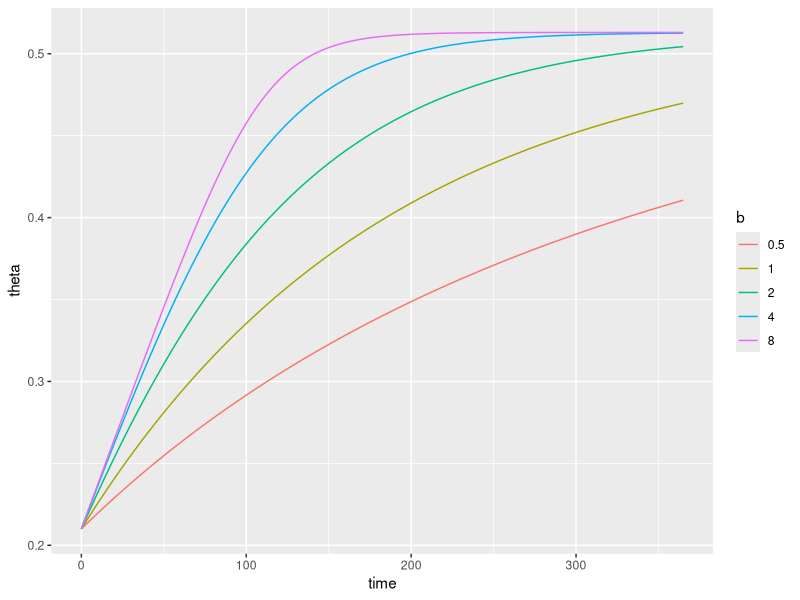
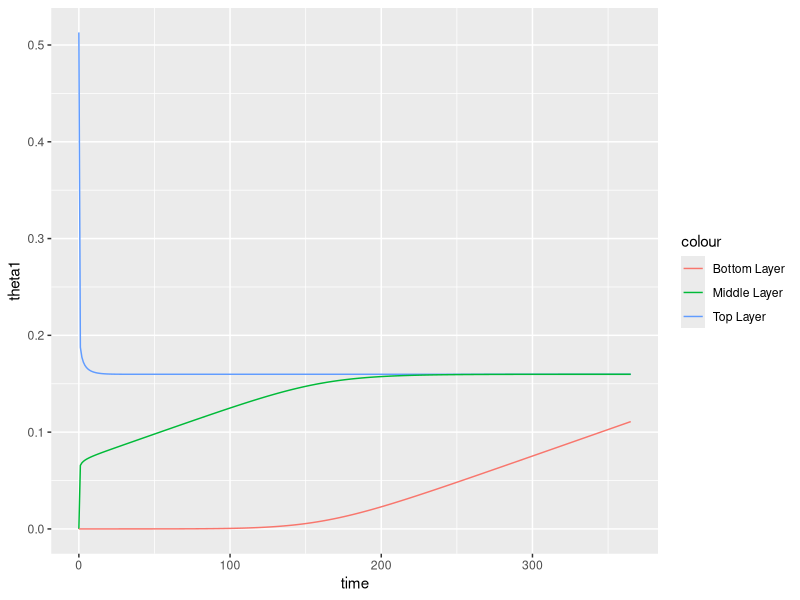

Reproduce these figures in R, in order. (Note: this script raises an error after producing the figures.)
## ---- chunk 1
knitr::opts_chunk$set(echo = TRUE)
## ---- chunk 2
library(tidyverse)
library(deSolve)
## ---- chunk 3
# Timestep
t <- seq(0,365, by = 1)

# Variables
theta_init <- c(theta=0.210)

# Model parameters
params <- 
  expand_grid(theta_sat = 0.513, 
            R  = 1000/365,
            b = c(1, 0.5, 2, 4, 8),
            z = 1000) %>%
        split(., .$b)

# Rates of change
theta_rates <- function(t, theta, params) {
  with(as.list(c(theta, params)), {
    
    dtheta_dt = (R*(1-(theta/theta_sat)^b))/z

    return(list(c(dtheta_dt)))
  })
}
## ---- chunk 4

logistic_solution <-
  map_dfr(
    params,
    ~ode(
    y = theta_init,
    times = t,
    func = theta_rates,
    parms = .x) %>%
  as.data.frame(), .id = "b")
## ---- chunk 5

logistic_solution %>% 
  ggplot(aes(time, theta, col=b)) +
  geom_line()

## ---- chunk 6
# Timestep
t <- seq(0,365, by = 1)

# Variables
theta_init <- c(theta1=0.513, theta2=0, theta3=0)

# Model parameters for silty loam (Landsberg)
params <- 
  expand_grid(theta_sat = 0.513, 
    R  = 1/365,
    #convert to day
    ksat = c(12.2*24),
    nk = 11.9
    ) %>%
        split(., .$ksat)

# Rates of change
theta_rates <- function(t, theta, params) {
  with(as.list(c(theta, params)), {
    dtheta1_dt = R - (ksat * (theta1/theta_sat)^nk)/0.1
    dtheta2_dt = ((ksat * (theta1/theta_sat)^nk) - (ksat * (theta2/theta_sat)^nk))/0.5
    dtheta3_dt = ((ksat * (theta2/theta_sat)^nk))/0.5
    return(list(c(dtheta1_dt,dtheta2_dt,dtheta3_dt)))
  })
}

## ---- chunk 7

logistic_solution <-
  map_dfr(
    params,
    ~ode(
    y = theta_init,
    times = t,
    func = theta_rates,
    parms = .x) %>%
  as.data.frame(), .id = "ks")
## ---- chunk 8

logistic_solution %>% 
 ggplot(aes(time)) + 
  geom_line(aes(y = theta1, col="Top Layer")) + 
  geom_line(aes(y = theta2, col="Middle Layer")) +
  geom_line(aes(y = theta3, col="Bottom Layer"))


## ---- chunk 9
# Timestep
t <- seq(0,1000, by = 0.1)

# Variables
theta_init <- c(theta11=0, theta22=0, theta33=0, theta44=0)



# Model parameters for silty loam (Landsberg)
params <- list(
  c(
    R=3/365,
    dsat = 1.4,
    nd = 6.5,
    theta_sat = c(0.482),
    b=8,
    amp=0,
    I_constant=1,
    sine_height=1,
    frequency=180,
    ksat=292.8,
    nk=11.9
    ))


# Rates of change
theta_rates1 <- function(t, theta_init, params) {
  with(as.list(c(theta_init, params)), {
    dtheta1_dt=R-(-dsat*(theta11/theta_sat)^nd)*((theta22-theta11)/0.50)
    dtheta2_dt=(-dsat*(theta11/theta_sat)^nd)*((theta22-theta11)/0.50)-(-dsat*(theta22/theta_sat)^nd)*((theta33-theta22)/0.50)
    dtheta3_dt=(-dsat*(theta22/theta_sat)^nd)*((theta33-theta22)/0.50)-((ksat)*(theta33/theta_sat)^nk)
    dtheta4_dt=((ksat)*(theta33/theta_sat)^nk)
    
    return(list(c(dtheta1_dt,dtheta2_dt,dtheta3_dt,dtheta4_dt)))
  })
}
## ---- chunk 10

logistic_solution1 <-
  map_dfr(
    params,
    ~ode(
    y = theta_init,
    times = t,
    func = theta_rates1,
    parms = .x) %>%
  as.data.frame())
## ---- chunk 11
#set time period and time step
t <- seq(0,1000, by = 1)

#how many soil depths should be monitored
n=3

#set depth of points, can be customised. N-1 in this case accounts for one customsied point, all others are the same
standard_depth = 0.5
z <- c(0.10, rep(standard_depth, n-1))

#set vector to collect gradients 
dtheta_dt <- vector(length = n)

#set initial soil moisture content for each layer (boundary z[i] - z[i-1]) as well as the amount of water lost to deep drainage and runoff and the total amount of rainfall falling in period for sanity check, particulary important for when inclduing temporal variation
theta_init <- c(theta=rep(0, n), runoff = 0, deep_drainage=0, cumulative_rain=0)

#set parameter values
params <- list(
  c(
    R=3/365,
    dsat = 1.4,
    nd = 6.5,
    theta_sat = 0.482,
    b=8,
    ksat=292.8,
    nk=11.9,
    amp=1,
    sine_height=1,
    frequency=180,
    I_constant = 1
    ))
#soil moisture drainage model

theta_rates <- function(t, theta, params) {
  with(as.list(c(theta, params)), {
    
    I = (1-I_constant*(theta[i]/theta_sat)^b)
    S = amp*sin(t/frequency*pi)+sine_height

    for(i in 1:n){
    
    #top layer. Non-infiltrating rainfall is stored in runoff, but leaves the plant-accessible water budget forever. 
      if(i == 1) {
    inflow = R*S*I
    runoff = (R*S)*(1-I)
    outflow = (-dsat*(theta[i]/theta_sat)^nd)*((theta[i+1]-theta[i])/z[i+1])
  
      }
    
    #middle layers  
      if(!i %in% c(1, n)) {
     inflow = (-dsat*(theta[i-1]/theta_sat)^nd)*((theta[i]-theta[i-1])/z[i])
     outflow= (-dsat*(theta[i]/theta_sat)^nd)*((theta[i+1]-theta[i])/z[i+1])
      }
      
    # last layer - water that outflows from this layer is gone forever. Values are stored in deep_drainage.
      if(i == (n)) {
    inflow = (-dsat*(theta[i-1]/theta_sat)^nd)*((theta[i]-theta[i-1])/z[i])
    outflow = ((ksat)*(theta[i]/theta_sat)^nk)
    deep_drainage = ((ksat)*(theta[i]/theta_sat)^nk)
      }
    
      
    dtheta_dt[i] = inflow - outflow
    runoff = runoff
    deep_drainage = deep_drainage
    cum_rain = R*S
    }
    
    return(list(c(dtheta_dt, runoff, deep_drainage, cum_rain)))
  })
}



## ---- chunk 12

logistic_solution <-
  map_dfr(
    params,
    ~ode(
    y = theta_init,
    times = t,
    func = theta_rates,
    parms = .x) %>%
  as.data.frame())
## ---- chunk 13

logistic_solution %>%
  select(time, contains("theta")) %>%
  pivot_longer(., contains("theta")) %>%
  rename(Soil_depth = name) %>%
  ggplot(aes(time)) +
  geom_line(aes(y=value, col=Soil_depth))
 
## ---- chunk 14
#ignore below for now


# Timestep
t <- seq(0,1000, by = 0.1)

# Variables
theta_init <- c(theta1=0, theta2=0, theta3=0, theta4=0, theta5=0, theta6=0, theta7=0, theta8=0, theta9=0, theta10=0, runoff = 0)


# Model parameters for silty loam (Landsberg)
params <- list(
  c(
    R=3/365,
    dsat = 1.4,
    nd = 6.5,
    theta_sat = c(0.482),
    b=8,
    I_constant=1,
    amp=0,
    sine_height=1,
    frequency=180,
    ksat=292.8,
    nk=11.9))

# Rates of change
theta_rates <- function(t, theta_init, params) {
  with(as.list(c(theta_init, params)), {
    I = (1-(theta1/theta_sat)^b)
    S = amp*sin(t/frequency*pi)+sine_height
    dtheta1_dt=R*S*I-(-dsat*(theta1/theta_sat)^nd)*((theta2-theta1)/0.25)
    dtheta2_dt=((-dsat*(theta1/theta_sat)^nd)*((theta2-theta1)/0.25)-(-dsat*(theta2/theta_sat)^nd)*((theta3-theta2)/0.25))
    dtheta3_dt=((-dsat*(theta2/theta_sat)^nd)*((theta3-theta2)/0.25)-(-dsat*(theta3/theta_sat)^nd)*((theta4-theta3)/0.25))
    dtheta4_dt=((-dsat*(theta3/theta_sat)^nd)*((theta4-theta3)/0.25)-(-dsat*(theta4/theta_sat)^nd)*((theta5-theta4)/0.25))
    dtheta5_dt=((-dsat*(theta4/theta_sat)^nd)*((theta5-theta4)/0.25)-(-dsat*(theta5/theta_sat)^nd)*((theta6-theta5)/0.25))
    dtheta6_dt=((-dsat*(theta5/theta_sat)^nd)*((theta6-theta5)/0.25)-(-dsat*(theta6/theta_sat)^nd)*((theta7-theta6)/0.25))
    dtheta7_dt=((-dsat*(theta6/theta_sat)^nd)*((theta7-theta6)/0.25)-(-dsat*(theta7/theta_sat)^nd)*((theta8-theta7)/0.25))
    dtheta8_dt=((-dsat*(theta7/theta_sat)^nd)*((theta8-theta7)/0.25)-(-dsat*(theta8/theta_sat)^nd)*((theta9-theta8)/0.25))
    dtheta9_dt=((-dsat*(theta8/theta_sat)^nd)*((theta9-theta8)/0.25))-((ksat)*(theta9/theta_sat)^nk)
    dtheta10_dt= ((ksat)*(theta9/theta_sat)^nk)
    # ((12.2*24)*(theta9/theta_sat)^11.9)
    runoff = R*S*(1-I)


    return(list(c(dtheta1_dt,dtheta2_dt, dtheta3_dt,dtheta4_dt,dtheta5_dt,dtheta6_dt,dtheta7_dt,dtheta8_dt,dtheta9_dt,dtheta10_dt
, runoff)))
  })
}


## ---- chunk 15

logistic_solution <-
  map_dfr(
    params,
    ~ode(
    y = theta_init,
    times = t,
    func = theta_rates,
    parms = .x) %>%
  as.data.frame())

## ---- chunk 16

logistic_solution %>% 
 ggplot(aes(time)) + 
  geom_line(aes(y = theta1, col="1st Layer")) + 
  geom_line(aes(y = theta2, col="2nd Layer")) + 
  geom_line(aes(y = theta3, col="3rd Layer"))+ 
  geom_line(aes(y = theta4, col="4th Layer"))+ 
  geom_line(aes(y = theta5, col="5th Layer"))+ 
  geom_line(aes(y = theta6, col="6th Layer"))+ 
  geom_line(aes(y = theta7, col="7th Layer"))+ 
  geom_line(aes(y = theta8, col="8th Layer"))+ 
  geom_line(aes(y = theta9, col="9th Layer"))




## ---- chunk 17
# Timestep
t <- seq(0,3650, by = 1)

# Variables
theta_init <- c(theta=0.513)

# Model parameters
params <- 
  expand_grid(theta_sat = 0.513,
            R  = 1000/365,
            b = 8,
            gcmax=0.0025,
            gb=0.01,
            vpd=900,
            p = 1.204,
            cpa = 1004, 
            y=66.1, 
            s=145,
            air_temp=25,
            slope_sat_vap_curve = 4098*(0.6108*exp((17.27*air_temp)/(air_temp+237.3)))/(air_temp+237.3)^2 *1000,
            #radiation will be fed in from plant model based on its solar radiation submodel and plant lai
            rad = c(200,434),
            max_air_temp = 25,
            min_air_temp= 10,
            L = 2.45*10^6,
            z = 1500) %>%
            split(., .$rad)

# Rates of change
theta_rates <- function(t, theta, params) {
  with(as.list(c(theta, params)), {
    evap_numerator = slope_sat_vap_curve *rad + gb*p*cpa*vpd
    evap_denominator = slope_sat_vap_curve + y*(1+gb/(gcmax*(theta/theta_sat)))
    evap=evap_numerator/evap_denominator*(1/L)*12*60*60
    dtheta_dt = (R*(1-(theta/theta_sat)^b)- evap)/z

    return(list(c(dtheta_dt)))
  })
}
## ---- chunk 18

logistic_solution <-
  map_dfr(
    params,
    ~ode(
    y = theta_init,
    times = t,
    func = theta_rates,
    parms = .x) %>%
  as.data.frame(), .id = "rad")
## ---- chunk 19

logistic_solution %>% 
  ggplot(aes(time, theta, col=rad)) +
  geom_line()

## ---- chunk 20
# Timestep
t <- seq(0,100, by = 0.1)

# Variables
theta_init <- c(theta1=0.513, theta2=0, theta3=0)

# Model parameters
params <- 
  expand_grid(
    theta_sat = 0.513, 
    ds = 0.86,
    nd = 8.5,
    R = 0.00274
    ) %>%
        split(., .$ds)

# Rates of change
theta_rates <- function(t, theta, params) {
  with(as.list(c(theta, params)), {
    
    dtheta_dt1 = R -(ds*((theta1/theta_sat)^nd)) * (theta1-theta2)
    dtheta_dt2 = ((ds*((theta1/theta_sat)^nd)) * (theta1-theta2)) - ((ds*((theta2/theta_sat)^nd)) * (theta2-theta3))
    dtheta_dt3 = ((ds*((theta2/theta_sat)^nd)) * (theta2-theta3))

    return(list(c(dtheta_dt1,dtheta_dt2,dtheta_dt3)))
  })
}

## ---- chunk 21

logistic_solution <-
  map_dfr(
    params,
    ~ode(
    y = theta_init,
    times = t,
    func = theta_rates,
    parms = .x) %>%
  as.data.frame(), .id = "ks")
## ---- chunk 22

logistic_solution %>% 
  ggplot(aes(time, theta1, col=ks)) +
  geom_line()

logistic_solution %>% 
  ggplot(aes(time, theta2, col=ks)) +
  geom_line()

logistic_solution %>% 
  ggplot(aes(time, theta3, col=ks)) +
  geom_line()


## ---- chunk 23
# Timestep
t <- seq(0,10, by = 0.1)

# Variables
theta_init <- c(theta=0.482)

# Model parameters
params <- 
  expand_grid(
    ks = c(0.00021388),
    theta_sat = 0.482, 
    nk = 0.007,
    g = 9.8,
    pw = 1000,
    apsi = 1.87,
    npsi = 11.3) %>%
        split(., .$ks)

# Rates of change
theta_rates <- function(t, theta, params) {
  with(as.list(c(theta, params)), {
    
    dtheta_dt = -(((ks*(theta/theta_sat)^nk)/(g*pw)) * apsi * npsi * theta^(-npsi-1))

    return(list(c(dtheta_dt)))
  })
}

## ---- chunk 24

logistic_solution <-
  map_dfr(
    params,
    ~ode(
    y = theta_init,
    times = t,
    func = theta_rates,
    parms = .x) %>%
  as.data.frame(), .id = "ks")
## ---- chunk 25

logistic_solution %>% 
  ggplot(aes(time, theta, col=ks)) +
  geom_line()


## ---- chunk 26
# Timestep
t <- seq(0,10, by = 0.01)

# Variables
theta_init <- c(theta=0)

# Model parameters
params <- 
  expand_grid(theta_sat = 0.482, 
            R  = 1.0,
            ks = c(40.47, 146),
            c = 4,
            b = 4) %>%
        split(., .$ks)

# Rates of change
theta_rates <- function(t, theta, params) {
  with(as.list(c(theta, params)), {
    
    dtheta_dt = R*(1-(theta/theta_sat)^b)-ks*(theta/theta_sat)^c

    return(list(c(dtheta_dt)))
  })
}

## ---- chunk 27

logistic_solution <-
  map_dfr(
    params,
    ~ode(
    y = theta_init,
    times = t,
    func = theta_rates,
    parms = .x) %>%
  as.data.frame(), .id = "ks")
## ---- chunk 28

logistic_solution %>% 
  ggplot(aes(time, theta, col=ks)) +
  geom_line()


## ---- chunk 29
# Timestep
t <- seq(0,10, by = 0.01)

# Variables
theta_init <- c(theta=0)

# Model parameters
params <- 
  expand_grid(theta_sat = 0.482, 
            R  = 1.0,
            ks = c(40.47, 5550.37),
            c = 11,
            b = 4) %>%
        split(., .$ks)

# Rates of change
theta_rates <- function(t, theta, params) {
  with(as.list(c(theta, params)), {
    
    dtheta_dt = (R+R*sin(t/(2*pi)^-1))*(1-(theta/theta_sat)^b)-ks*(theta/theta_sat)^c

    return(list(c(dtheta_dt)))
  })
}

## ---- chunk 30

logistic_solution <-
  map_dfr(
    params,
    ~ode(
    y = theta_init,
    times = t,
    func = theta_rates,
    parms = .x) %>%
  as.data.frame(), .id = "ks")
## ---- chunk 31

logistic_solution %>% 
  ggplot(aes(time, theta, col=ks)) +
  geom_line()


## ---- chunk 32
# Timestep
t <- seq(0,10, by = 0.01)

# Variables
theta_init <- c(theta=0)

# Model parameters
params <- 
  expand_grid(theta_sat = 0.482, 
            R  = 1.0,
            ks = c(40.47),
            c = 11,
            b = 4,
            pe = c(0.5,1,1.4),
            k = 0.46,
            LAI = 0) %>%
        split(., .$pe)


# Rates of change
theta_rates <- function(t, theta, params) {
  with(as.list(c(theta, params)), {
    
    dtheta_dt = R*(1-(theta/theta_sat)^b)-ks*(theta/theta_sat)^c - 
    pe*(exp(-k * LAI)/(1 + exp (-12 * (theta /theta_sat - 0.5))))

    return(list(c(dtheta_dt)))
  })
}

## ---- chunk 33

logistic_solution <-
  map_dfr(
    params,
    ~ode(
    y = theta_init,
    times = t,
    func = theta_rates,
    parms = .x) %>%
  as.data.frame(), .id = "pe")
## ---- chunk 34

logistic_solution %>% 
  ggplot(aes(time, theta, col=pe)) +
  geom_line()


## ---- chunk 35
# Timestep
t <- seq(0,10, by = 0.01)

# Variables
theta_init <- c(theta=0)

# Model parameters
params <- 
  expand_grid(theta_sat = 0.482, 
            R  = 1.0,
            ks = c(40.47),
            c = 11,
            b = 4,
            pe = c(0.5, 1,1.4),
            k = 0.46,
            LAI = 0) %>%
        split(., .$pe)


# Rates of change
theta_rates <- function(t, theta, params) {
  with(as.list(c(theta, params)), {
    
    dtheta_dt = (R+R*sin(t/(2*pi)^-1))*(1-(theta/theta_sat)^b)-ks*(theta/theta_sat)^c - 
    pe*(exp(-k * LAI)/(1 + exp (-12 * (theta /theta_sat - 0.5))))

    return(list(c(dtheta_dt)))
  })
}

## ---- chunk 36

logistic_solution <-
  map_dfr(
    params,
    ~ode(
    y = theta_init,
    times = t,
    func = theta_rates,
    parms = .x) %>%
  as.data.frame(), .id = "pe")
## ---- chunk 37

logistic_solution %>% 
  ggplot(aes(time, theta, col=pe)) +
  geom_line()


## ---- chunk 38
# Timestep
t <- seq(0,100, by = 1)

# Variables
theta_init <- c(theta=0.482)

# Model parameters for silty loam (Landsberg)
params <- 
  expand_grid(
    #convert to day
    ksat = c(12.2*24),
    nk = 11.9,
    theta_sat = 0.482, 
    g = 9.8,
    pw = 1000,
    apsi = 1.87,
    npsi = 4.5) %>%
        split(., .$ksat)

# Rates of change
theta_rates <- function(t, theta, params) {
  with(as.list(c(theta, params)), {
    soil_conductivity = ksat * (theta/theta_sat)^nk
    dpsi_dtheta = apsi * npsi * theta ^ (-npsi-1)
    # dtheta_dt = - (soil_conductivity/(g*pw))*dpsi_dtheta*((theta-0.2)/0.1)
      dtheta_dt = - (soil_conductivity)


    return(list(c(dtheta_dt)))
  })
}

## ---- chunk 39

logistic_solution <-
  map_dfr(
    params,
    ~ode(
    y = theta_init,
    times = t,
    func = theta_rates,
    parms = .x) %>%
  as.data.frame(), .id = "ks")
## ---- chunk 40

logistic_solution %>% 
  ggplot(aes(time, theta, col=ks)) +
  geom_line()
